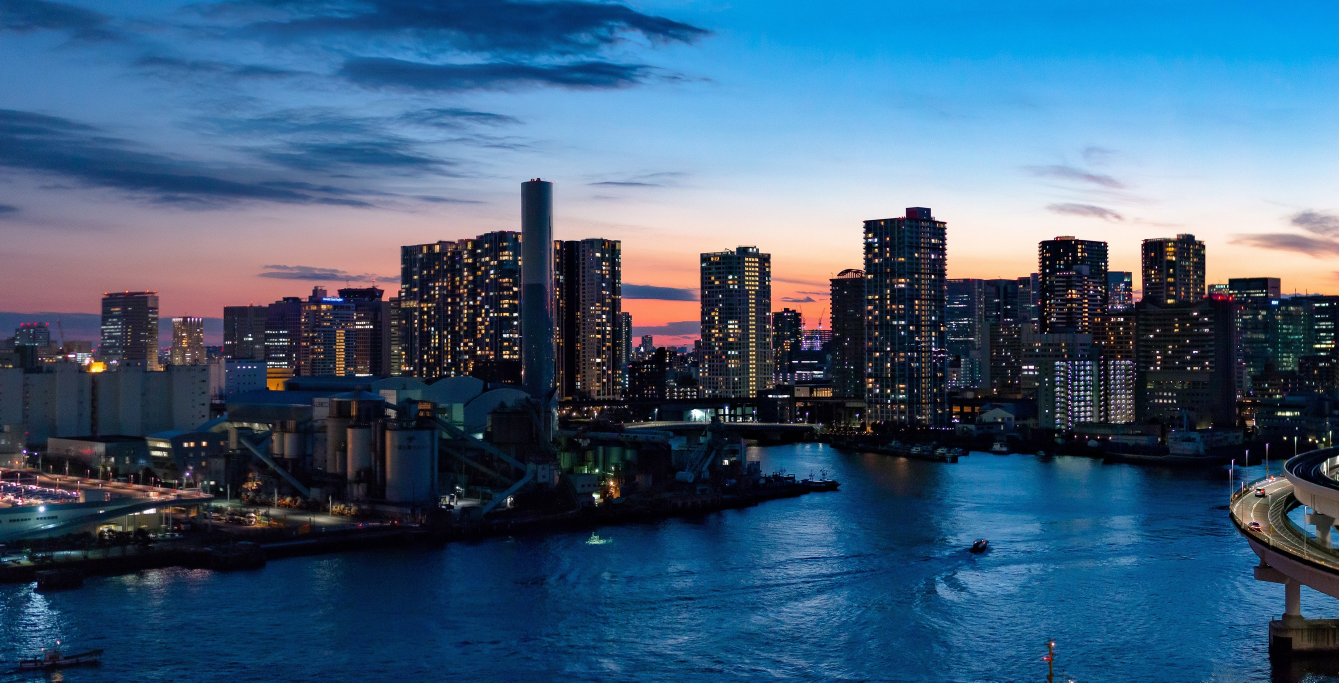
#> input picture 04 Panorama Stitching/Images/1/1.jpg, 4017 x 2047 px, given in place of 1.png, which was not available (shown at 1/3 size)
$ python test13_8.py
#> lines starting #> are read from the running program, lines starting #| are printed output that depends on the picture; pictures that were not available may be replaced by others from this repository, and a replacement may not be noted
# Opencv中关于特征点匹配定位的问题(二)单目标和多目标定位
# 但是可以通过上一章的方法，利用坐标点来直接定位到目标，而不通过透视变换进行定位。
# 代码如下
import cv2
import numpy as np
import matplotlib.pyplot as plt

# 读取图片
# 打开两个文件
img = cv2.imread('.\\2\\1.png')
#> img is the input picture: shape (2047, 4017, 3); mean B, G, R 120.8, 92.7, 62.7
tem = cv2.imread('.\\2\\7.png')
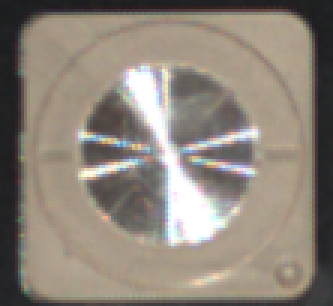
#> input picture tryCode/2/7.png, 111 x 102 px, found by its file name (shown 3 times larger)
#> tem is the input picture: shape (102, 111, 3); mean B, G, R 121.6, 132.3, 141.4

newimg = np.copy(img)
# 创建特征点检测器
orb = cv2.ORB_create()
# 创建BF特征点匹配器
bf = cv2.BFMatcher_create()

# 检测原图特征点
kp1, des1 = orb.detectAndCompute(img, mask=None)
#> kp1 = 500 keypoints; strongest (x, y, size): (2996, 938, 31), (2996, 940, 31), (3012, 1090, 31), (3136, 1000, 31)
# 检测模板图特征点
kp2, des2 = orb.detectAndCompute(tem, mask=None)
#> kp2 = 53 keypoints; strongest (x, y, size): (59, 47, 37.2), (61, 53, 37.2), (62, 53, 44.6), (65, 53, 37.2)
# 进行匹配
res = bf.knnMatch(des1, des2, k=2)
#> res = 500 matches

good_res = []
for m, n in res:
    if m.distance < 0.8 * n.distance:
        good_res.append(m)
#> after the loop, good_res = 10 matches


def get_rect(res, kp1, kp2):
    h, w = tem.shape[0:2]
#> h = 102; w = 111
    rect = []
    for i in res:
        # 获得坐标
        point1 = cv2.KeyPoint_convert(kp1, keypointIndexes=[i.queryIdx])
        point2 = cv2.KeyPoint_convert(kp2, keypointIndexes=[i.trainIdx])
        point1 = [int(np.ravel(point1)[0]), int(np.ravel(point1)[1])]
        point2 = [int(np.ravel(point2)[0]), int(np.ravel(point2)[1])]
        # 获得目标框左上角的坐标
        minx = point1[0] - point2[0]
        miny = point1[1] - point2[1]
        # 消除多余的目标框
        if [minx, miny, w, h] not in rect:
            rect.append([minx, miny, w, h])
#> this loop made 10 passes
#> (point1, point2, minx, miny) on passes 1 to 10: ([1879, 987], [78, 70], 1801, 917), ([3469, 803], [78, 70], 3391, 733), ([1962, 1060], [43, 48], 1919, 1012), ([3207, 1094], [40, 57], 3167, 1037), ([3208, 886], [78, 70], 3130, 816), ([2148, 953], [54, 38], 2094, 915), ([2785, 627], [49, 67], 2736, 560), ([2797, 952], [38, 46], 2759, 906), ([2787, 627], [49, 67], 2738, 560), ([609, 1329], [78, 70], 531, 1259)
#> after the loop, rect = [[1801, 917, 111, 102], [3391, 733, 111, 102], [1919, 1012, 111, 102], [3167, 1037, 111, 102], [3130, 816, 111, 102], [2094, 915, 111, 102], [2736, 560, 111, 102], [2759, 906, 111, 102], [2738, 560, 111, 102], [531, 1259, 111, 102]]

    return rect


rect = get_rect(good_res, kp1, kp2)

# 画出目标框
for i in range(len(rect)):
    cv2.rectangle(newimg, rect[i], [255, 0, 0], 4, 16)
#> this loop made 10 passes
# 将最相近的10个点绘画出来
newimg = cv2.drawMatches(newimg, kp1, tem, kp2, good_res, None)
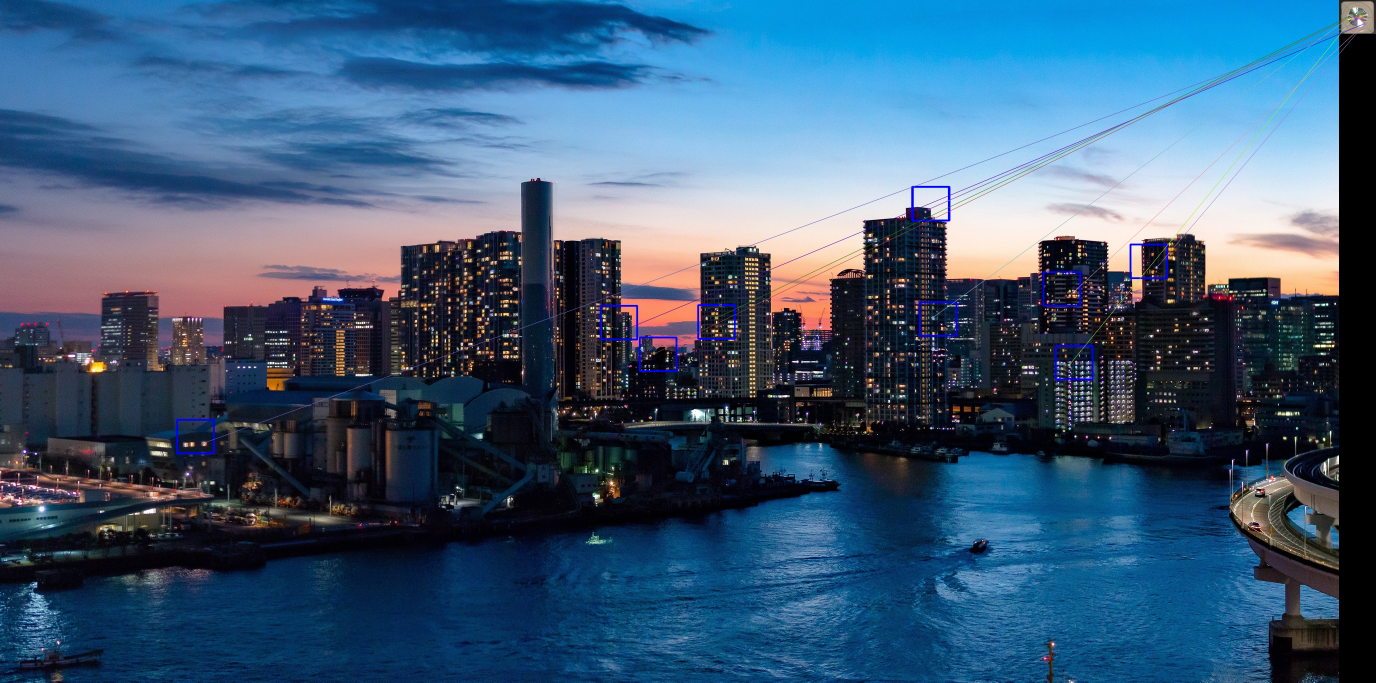
#> newimg: shape (2047, 4128, 3) (shown at 1/3 size); mean B, G, R 118.1, 90.1, 61
# 绘制原图特征点
img = cv2.drawKeypoints(img, kp1, None, color=[0, 0, 255])
tem = cv2.drawKeypoints(tem, kp2, None, color=[0, 255, 0])
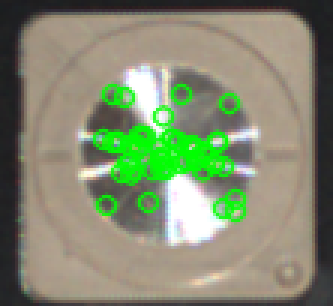
#> tem: shape (102, 111, 3) (shown 3 times larger); mean B, G, R 111.9, 139.3, 131.3
cv2.namedWindow('frams', cv2.WINDOW_NORMAL)
cv2.imshow('frams', newimg)
cv2.waitKey(0)
cv2.destroyAllWindows()
